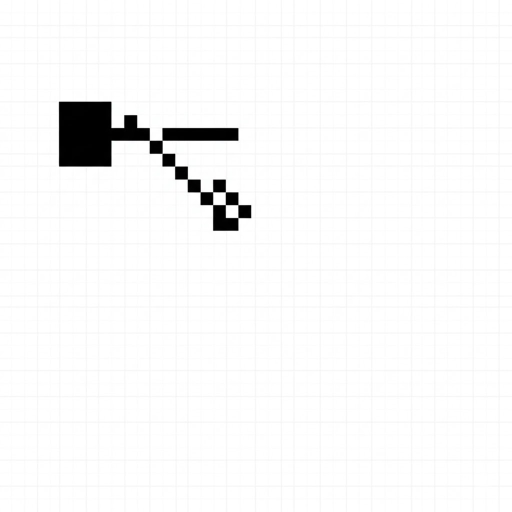
#> input picture sample#1.jpg, 1024 x 1024 px (shown at 1/2 size)
$ python -i test_gateway.py   (imports and definitions only)
#> lines starting #> are read from the running program, lines starting #| are printed output that depends on the picture; after the words box and inside, x2 and y2 are one past the last pixel; in counts of white or black regions, pixels touching at a corner belong together
import cocotb
from cocotb.triggers import Timer, RisingEdge, FallingEdge
import numpy as np
from PIL import Image
import sys
import os

# ============================================================================
# PART 1: FLASH EMULATION (Hardware Background Task)
# ============================================================================
# [30 lines not run here, left out]

# ============================================================================
# PART 2: MULTI-FORMAT IMAGE PROCESSING (PBM, JPG, PNG)
# ============================================================================
def process_image_to_tiles(image_path):
#> called with image_path = 'sample#1.jpg'
    ext = os.path.splitext(image_path)[1].lower()
    if ext == '.pbm':
        with open(image_path, 'r') as f:
            content = " ".join([line.split('#')[0] for line in f.readlines()])
            words = content.split()
            width, height = int(words[1]), int(words[2])
            raw_bits = "".join(words[3:])
            flat_array = np.array([int(b) for b in raw_bits if b in '01'])
            resized_array = flat_array.reshape((height, width))
    else:
        # Support for standard image formats via PIL
        img = Image.open(image_path).convert('L')
        binary_full = (np.array(img) < 128).astype(int)
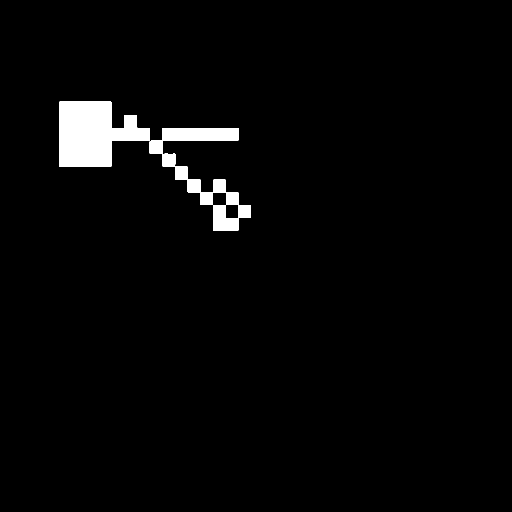
#> binary_full: shape (1024, 1024) int64 (shown at 1/2 size); values 0 (black) and 1 (white), 2.6% white; 1 white region, box (x1, y1, x2, y2) and area: (118, 203, 502, 462) 27321
        temp_img = Image.fromarray((binary_full * 255).astype(np.uint8))
        resized_img = temp_img.resize((30, 30), Image.Resampling.NEAREST)
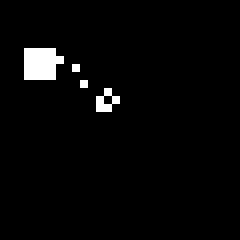
#> resized_img: PIL image 30x30 L (shown 8 times larger); 2.7% white; 4 white regions (4 under 20 px)
        resized_array = (np.array(resized_img) > 128).astype(int)
#> resized_array: shape (30, 30) int64; values 0 (black) and 1 (white), 2.7% white; 4 white regions (4 under 20 px)

    tiles_data = {}
    for ty in range(3):
        for tx in range(3):
            tiles_data[(tx, ty)] = resized_array[ty*10:(ty+1)*10, tx*10:(tx+1)*10]
#> after the loop, tiles_data = 9 items
    return tiles_data

# ============================================================================
# PART 3: INTEGRATED SYSTEM TEST
# ============================================================================
# [69 lines not run here, left out]

# [366 lines of commented-out code are left out]

>>> result = process_image_to_tiles('sample#1.jpg')
#> result = 9 items

$ run again, on expected outpur and respective tiling .png
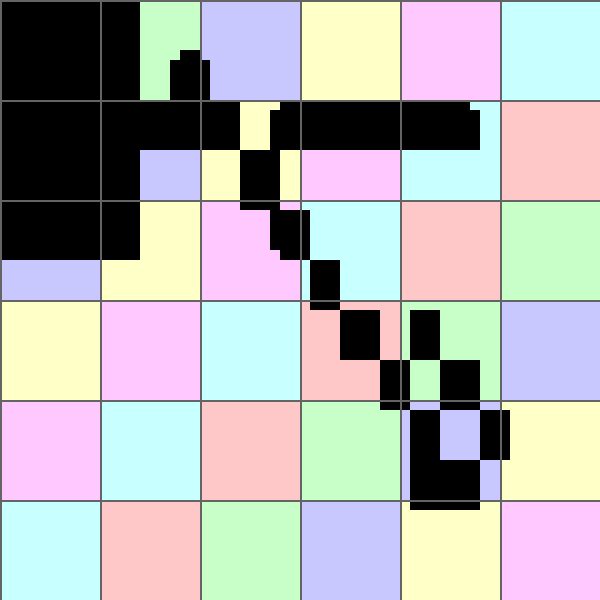
#> input picture expected outpur and respective tiling .png, 600 x 600 px
#> in process_image_to_tiles, `binary_full = (np.array(img) < 128).astype(int)`:
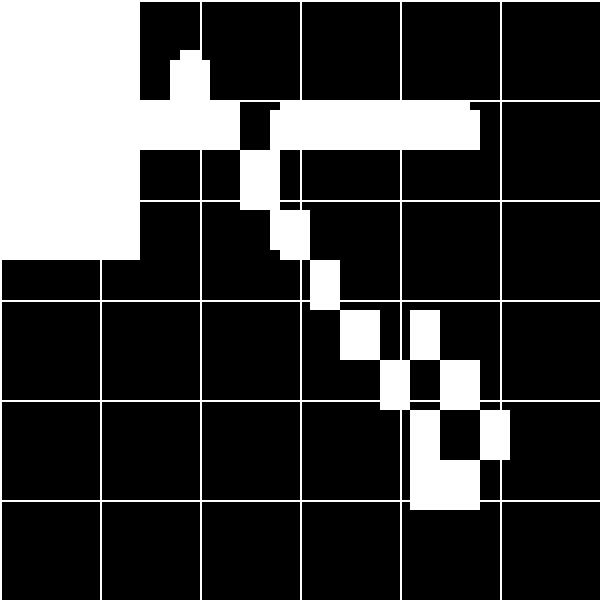
#> binary_full: shape (600, 600) int64; values 0 (black) and 1 (white), 23.2% white; 1 white region, box (x1, y1, x2, y2) and area: (0, 0, 600, 600) 83536
#> in process_image_to_tiles, `resized_img = temp_img.resize((30, 30), Image.Resampling.NEAREST)`:
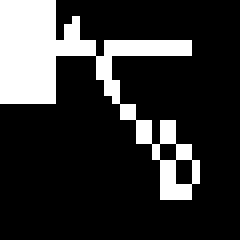
#> resized_img: PIL image 30x30 L (shown 8 times larger); 19.8% white; 1 white region, box (x1, y1, x2, y2) and area: (0, 0, 25, 25) 178
#> after the loop in process_image_to_tiles, `for ty in range(3):`: tiles_data = 9 items
